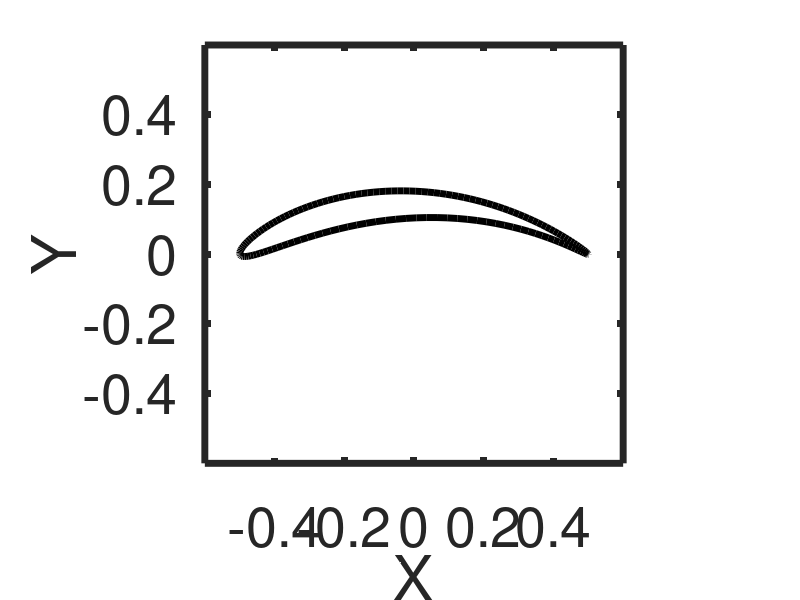

MATLAB code to generate this figure:
clc;
clear all;
close all;
format short g;
% ----------------------------------------------------------------------- %
% function flag = openFOAM_joukowsky_airfoil_generator(x0,y0)
fontsize = 40;
linewidth = 5;
markersize = 20;
% ----------------------------------------------------------------------- %
% Joukowski showed that the image of a circle passing through (1.0,0) and
% containing the point (-1,0) is mapped onto a curve shaped like the
% cross section of an airplane wing.

N = 150; % Number of points on airfoil surface
% x0 = -0.05; % Defines maximum thickness. [-1 0]
x0 = -0.05; % Defines maximum thickness. [-1 0]
dx0 = 0.00; % Perturbation in thickness
xNew = x0 + dx0;
x0 = x0 + dx0;

% y0 = 0.3 + 0.0001; % Defines camber. Positive values for up camber [0 1]
y0 = 0.3 + 0.0000; % Defines camber. Positive values for up camber [0 1]
dy0 = 0.000; % Perturbation in camber
yNew = y0 + dy0;
% y0 = y0 - dy0;

b = sqrt(0.9);

R = sqrt((1 - x0)^2 + y0^2); % Calculate R based on (1.0,0) on circle
RNew = sqrt((1 - xNew)^2 + yNew^2); % Calculate R based on (1.0,0) on circle
% Checking the (-1,0) is inside
if (1 + x0)^2 + y0^2 - R^2 >= 0
    disp(['Cannot generate airfoil shape'])
%     return;
end

if (1 + xNew)^2 + yNew^2 - RNew^2 >= 0
    disp(['Cannot generate airfoil shape'])
%     return;
end

theta = linspace(0,2*pi,N);

x = x0 + R .* cos(theta);
y = y0 + R .* sin(theta);
z = x + i * y;

xNew = xNew + RNew .* cos(theta);
yNew = yNew + RNew .* sin(theta);
zNew = xNew + i * yNew;

z = z + b ./ z; % Joukowski transform
X = real(z);
Y = imag(z);

zNew = zNew + b ./ zNew; % Joukowski transform
XNew = real(zNew);
YNew = imag(zNew);

Y = Y / (max(X) - min(X));
X = X / (max(X) - min(X));
X = X + 0.5 - max(X);
[a,b] = max(X);
Y = Y - Y(b);

YNew = YNew / (max(XNew) - min(XNew));
XNew = XNew / (max(XNew) - min(XNew));
XNew = XNew + 0.5 - max(XNew);
[a,b] = max(XNew);
YNew = YNew - Y(b);

pointCloud = [X',Y'];
if dy0 == 0
    pointCloudSensitivity = ([XNew',YNew'] - [X',Y']) / dx0;
elseif dx0 == 0
	pointCloudSensitivity = ([XNew',YNew'] - [X',Y']) / dy0;
end

distX = abs(pointCloud(2:end,1) - pointCloud(1:end-1,1));
meanDistX = mean(distX);
j = 1;
for i=j:length(pointCloud)-1
    for j=i+1:length(pointCloud)-1
        if j > length(pointCloud)
            break
        end
        if abs(pointCloud(i,1) - pointCloud(j,1)) < meanDistX
            pointCloud(j,:) = [];
        else
            break
        end
    end
end

% figure,
% plot(X,Y,'ko',...
%      pointCloud(:,1),pointCloud(:,2),'r+')
% axis([-1 1 -1 1])
% length(pointCloud)

figure,
plot(X,Y,'k',...
    'linewidth',linewidth)
xlabel('X','fontsize',fontsize)
ylabel('Y','fontsize',fontsize)
axis([-0.6 0.6 -0.6 0.6])
set(gca,'fontsize',fontsize,'linewidth',linewidth)
axis('equal')


dlmwrite('point_cloud.txt',pointCloud);
dlmwrite('point_cloud_sensitivity.txt',pointCloudSensitivity);
% copyfile('point_cloud.txt','current_simulation_results/')

